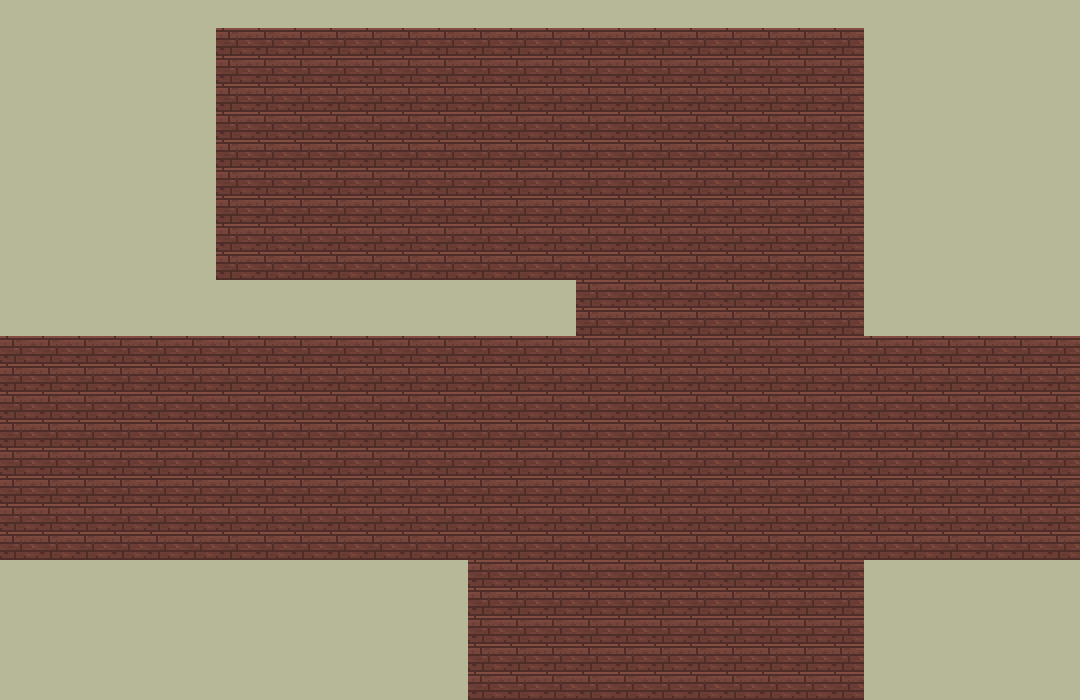

A 2D game scene composited from a Tiled map and its tileset images. What follows is a short description and the map's XML, with every tile layer's data as written:
An orthogonal 30x25 tile map with 36x28 px tiles, 1 tile layer (Kachelebene 1).

<map version="1.0" orientation="orthogonal" renderorder="right-down" width="30" height="25" tilewidth="36" tileheight="28" nextobjectid="1">
 <tileset firstgid="1" name="sprite_sheet_props" tilewidth="36" tileheight="28">
  <image source="../img/sprite_sheet_props.png" width="1800" height="1400" />
 </tileset>
 <layer name="Kachelebene 1" width="30" height="25">
  <data encoding="csv">
1913,1913,1913,1913,1913,1913,1913,1913,1913,1913,1913,1913,1913,1913,1913,1913,1913,1913,1913,1913,1913,1913,1913,1913,1913,1913,1913,1913,1913,1913,
1913,1913,1913,1913,1913,1913,1658,1658,1658,1658,1658,1658,1658,1658,1658,1658,1658,1658,1658,1658,1658,1658,1658,1658,1913,1913,1913,1913,1913,1913,
1913,1913,1913,1913,1913,1913,1658,1658,1658,1658,1658,1658,1658,1658,1658,1658,1658,1658,1658,1658,1658,1658,1658,1658,1913,1913,1913,1913,1913,1913,
1913,1913,1913,1913,1913,1913,1658,1658,1658,1658,1658,1658,1658,1658,1658,1658,1658,1658,1658,1658,1658,1658,1658,1658,1913,1913,1913,1913,1913,1913,
1913,1913,1913,1913,1913,1913,1658,1658,1658,1658,1658,1658,1658,1658,1658,1658,1658,1658,1658,1658,1658,1658,1658,1658,1913,1913,1913,1913,1913,1913,
1913,1913,1913,1913,1913,1913,1658,1658,1658,1658,1658,1658,1658,1658,1658,1658,1658,1658,1658,1658,1658,1658,1658,1658,1913,1913,1913,1913,1913,1913,
1913,1913,1913,1913,1913,1913,1658,1658,1658,1658,1658,1658,1658,1658,1658,1658,1658,1658,1658,1658,1658,1658,1658,1658,1913,1913,1913,1913,1913,1913,
1913,1913,1913,1913,1913,1913,1658,1658,1658,1658,1658,1658,1658,1658,1658,1658,1658,1658,1658,1658,1658,1658,1658,1658,1913,1913,1913,1913,1913,1913,
1913,1913,1913,1913,1913,1913,1658,1658,1658,1658,1658,1658,1658,1658,1658,1658,1658,1658,1658,1658,1658,1658,1658,1658,1913,1913,1913,1913,1913,1913,
1913,1913,1913,1913,1913,1913,1658,1658,1658,1658,1658,1658,1658,1658,1658,1658,1658,1658,1658,1658,1658,1658,1658,1658,1913,1913,1913,1913,1913,1913,
1913,1913,1913,1913,1913,1913,1913,1913,1913,1913,1913,1913,1913,1913,1913,1913,1658,1658,1658,1658,1658,1658,1658,1658,1913,1913,1913,1913,1913,1913,
1913,1913,1913,1913,1913,1913,1913,1913,1913,1913,1913,1913,1913,1913,1913,1913,1658,1658,1658,1658,1658,1658,1658,1658,1913,1913,1913,1913,1913,1913,
1658,1658,1658,1658,1658,1658,1658,1658,1658,1658,1658,1658,1658,1658,1658,1658,1658,1658,1658,1658,1658,1658,1658,1658,1658,1658,1658,1658,1658,1658,
1658,1658,1658,1658,1658,1658,1658,1658,1658,1658,1658,1658,1658,1658,1658,1658,1658,1658,1658,1658,1658,1658,1658,1658,1658,1658,1658,1658,1658,1658,
1658,1658,1658,1658,1658,1658,1658,1658,1658,1658,1658,1658,1658,1658,1658,1658,1658,1658,1658,1658,1658,1658,1658,1658,1658,1658,1658,1658,1658,1658,
1658,1658,1658,1658,1658,1658,1658,1658,1658,1658,1658,1658,1658,1658,1658,1658,1658,1658,1658,1658,1658,1658,1658,1658,1658,1658,1658,1658,1658,1658,
1658,1658,1658,1658,1658,1658,1658,1658,1658,1658,1658,1658,1658,1658,1658,1658,1658,1658,1658,1658,1658,1658,1658,1658,1658,1658,1658,1658,1658,1658,
1658,1658,1658,1658,1658,1658,1658,1658,1658,1658,1658,1658,1658,1658,1658,1658,1658,1658,1658,1658,1658,1658,1658,1658,1658,1658,1658,1658,1658,1658,
1658,1658,1658,1658,1658,1658,1658,1658,1658,1658,1658,1658,1658,1658,1658,1658,1658,1658,1658,1658,1658,1658,1658,1658,1658,1658,1658,1658,1658,1658,
1658,1658,1658,1658,1658,1658,1658,1658,1658,1658,1658,1658,1658,1658,1658,1658,1658,1658,1658,1658,1658,1658,1658,1658,1658,1658,1658,1658,1658,1658,
1913,1913,1913,1913,1913,1913,1913,1913,1913,1913,1913,1913,1913,1658,1658,1658,1658,1658,1658,1658,1658,1658,1658,1658,1913,1913,1913,1913,1913,1913,
1913,1913,1913,1913,1913,1913,1913,1913,1913,1913,1913,1913,1913,1658,1658,1658,1658,1658,1658,1658,1658,1658,1658,1658,1913,1913,1913,1913,1913,1913,
1913,1913,1913,1913,1913,1913,1913,1913,1913,1913,1913,1913,1913,1658,1658,1658,1658,1658,1658,1658,1658,1658,1658,1658,1913,1913,1913,1913,1913,1913,
1913,1913,1913,1913,1913,1913,1913,1913,1913,1913,1913,1913,1913,1658,1658,1658,1658,1658,1658,1658,1658,1658,1658,1658,1913,1913,1913,1913,1913,1913,
1913,1913,1913,1913,1913,1913,1913,1913,1913,1913,1913,1913,1913,1658,1658,1658,1658,1658,1658,1658,1658,1658,1658,1658,1913,1913,1913,1913,1913,1913
</data>
 </layer>
</map>
